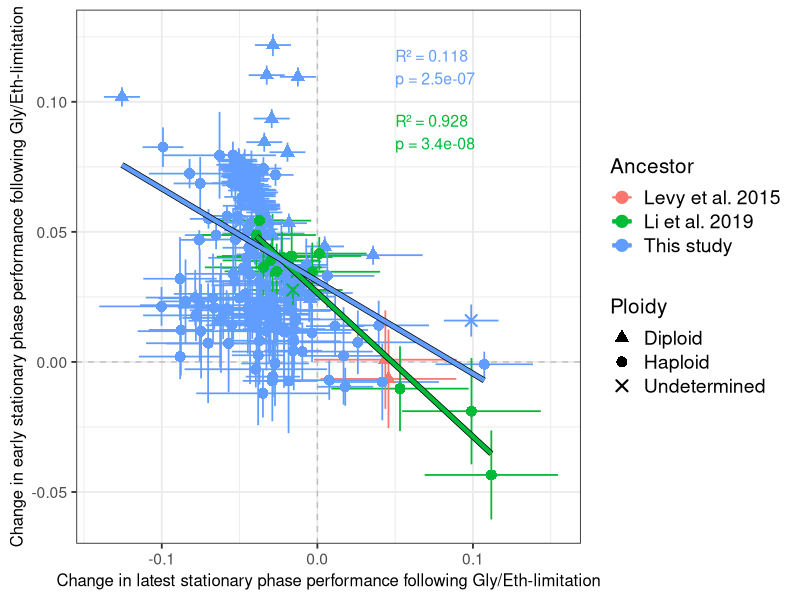

This figure's R source:
###Figure S9a
library(ggplot2)
library(dplyr)
library(broom)
df <- read.csv("../R_data/adaptive_lineages.csv")
X_VAR <- "latest_stationary_phase_mean_change_from_ancestor"
Y_VAR <- "early_stationary_phase_mean_change_from_ancestor"
FACET_VAR <- "ancestor"
# Ancestor label mapping
label_map <- c(
    "Jason_ancestor"   = "This study",
    "Levy_ancestor"    = "Levy et al. 2015",
    "Yuping_ancestor"  = "Li et al. 2019"
)
df$ancestor_label <- label_map[df[[FACET_VAR]]]
df <- df %>% filter(!is.na(ancestor_label))
df$ancestor_label <- droplevels(factor(df$ancestor_label))
df <- df %>% filter(!is.na(.data[[X_VAR]]) & !is.na(.data[[Y_VAR]]))
# Error columns
x_pos <- which(names(df) == X_VAR)
y_pos <- which(names(df) == Y_VAR)
X_ERR_VAR <- names(df)[x_pos + 1]
Y_ERR_VAR <- names(df)[y_pos + 1]
# Statistics per ancestor group
stats_df <- df %>%
    group_by(ancestor_label) %>%
    summarise(
        n = n(),
        r2 = if(n >= 3) {
            fit <- lm(.data[[Y_VAR]] ~ .data[[X_VAR]])
            summary(fit)$r.squared
        } else NA_real_,
        pval = if(n >= 3) {
            fit <- lm(.data[[Y_VAR]] ~ .data[[X_VAR]])
            coef(summary(fit))[2, 4]
        } else NA_real_,
        .groups = "drop"
    ) %>%
    filter(!is.na(r2), !is.na(pval)) %>%
    arrange(desc(ancestor_label)) %>%
    mutate(
        label = paste0("R² = ", round(r2, 3), "\np = ", signif(pval, 2)),
        x = 0.05,
        y = 0.12 - (0.025 * (row_number() - 1))
    )
# Define consistent color mapping for all ancestors
ancestor_colors <- c(
    "Levy et al. 2015" = "#F8766D",
    "Li et al. 2019" = "#00BA38",
    "This study" = "#619CFF"
)
# ============== Plot ==============
p <- ggplot(df, aes(x = .data[[X_VAR]], y = .data[[Y_VAR]], color = ancestor_label, shape = ploidy_consensus)) +
    
    # Grey dashed lines at x=0 and y=0
    geom_hline(yintercept = 0, color = "grey", linetype = "dashed") +
    geom_vline(xintercept = 0, color = "grey", linetype = "dashed") +
    
    # Error crosses
    geom_segment(
        aes(x = .data[[X_VAR]] - .data[[X_ERR_VAR]], xend = .data[[X_VAR]] + .data[[X_ERR_VAR]], y = .data[[Y_VAR]], yend = .data[[Y_VAR]]),
        linewidth = 0.6
    ) +
    geom_segment(
        aes(x = .data[[X_VAR]], xend = .data[[X_VAR]], y = .data[[Y_VAR]] - .data[[Y_ERR_VAR]], yend = .data[[Y_VAR]] + .data[[Y_ERR_VAR]]),
        linewidth = 0.6
    ) +
    
    # Data points
    geom_point(size = 3, stroke = 1.1) +
    
    # --- MODIFIED: Trendlines now exclude the 'Levy et al. 2015' group ---
    
    # Black "outline" layer
    geom_smooth(
        data = . %>% filter(ancestor_label != "Levy et al. 2015"), # Use only a subset of the data
        method = "lm", 
        se = FALSE,
        aes(group = ancestor_label), 
        color = "black",        
        linewidth = 2.0,         
        show.legend = FALSE
    ) +
    # Colored trendline layer
    geom_smooth(
        data = . %>% filter(ancestor_label != "Levy et al. 2015"), # Use the same subset here
        method = "lm", 
        se = FALSE,
        aes(group = ancestor_label), 
        linewidth = 1.5          
    ) +
    
    # Stats text
    geom_text(
        data = stats_df,
        aes(x = x, y = y, label = label, color = ancestor_label),
        inherit.aes = FALSE,
        hjust = 0, vjust = 1, size = 4, show.legend = FALSE
    ) +
    
    # Manual color and shape scales
    scale_color_manual(values = ancestor_colors, 
                       breaks = names(ancestor_colors)) +
    scale_shape_manual(
        name = "Ploidy",
        values = c("haploid" = 16, "diploid" = 17, "undetermined" = 4), # circle, triangle, X
        labels = c("haploid" = "Haploid", "diploid" = "Diploid", "undetermined" = "Undetermined"),
        na.value = 4
    ) +
    
    # Axis labels
    labs(
        color = "Ancestor",
        y = "Change in early stationary phase performance following Gly/Eth-limitation",
        x = "Change in latest stationary phase performance following Gly/Eth-limitation"
    ) +
    theme_bw(base_size = 14) +
    theme(
        axis.title = element_text(size = 12),
        legend.text = element_text(size = 14),
        legend.title = element_text(size = 15)
    )
ggsave("figures/fig_S9a.pdf", p, width = 8, height = 6)
